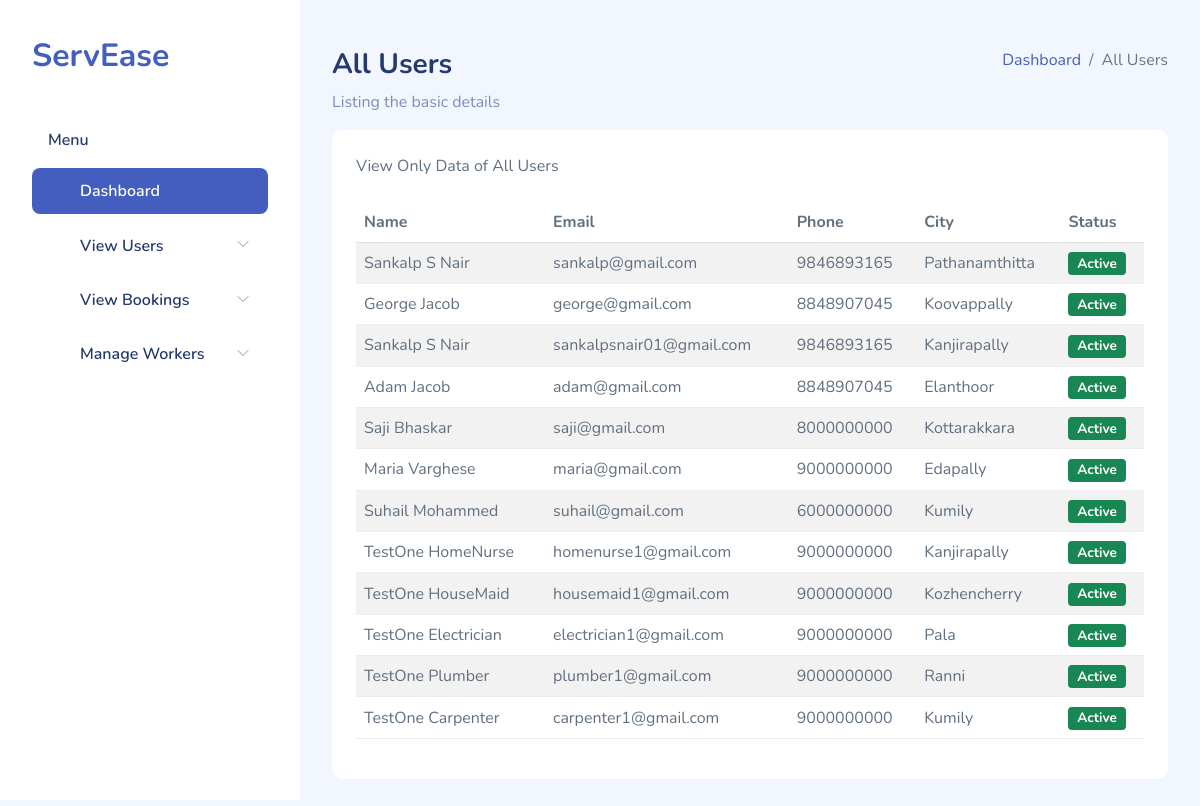
/full_users/, run on an earlier commit of the app's database.
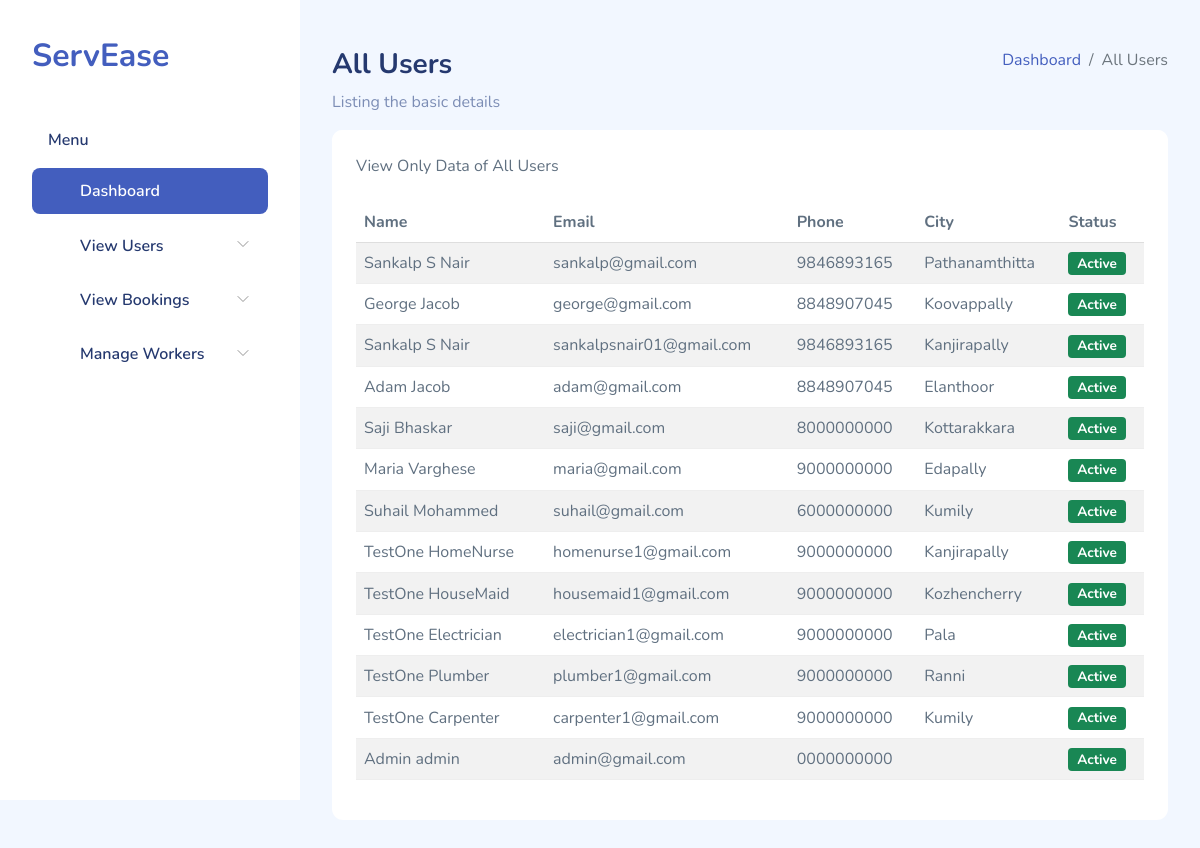
And on a later commit of the database.
### Home_app/models.py (models this page shows)
class Users(models.Model):
    user_id = models.AutoField(primary_key=True)
    firstname = models.CharField(max_length=20,blank=False)
    lastname = models.CharField(max_length=20,blank=False)
    email = models.EmailField(unique=True,blank=False)
    phone = models.CharField(max_length=10,null=True)
    address = models.TextField()
    place=models.CharField(max_length=30, blank=True)
    availability = models.IntegerField(default=0)
    district = models.CharField(max_length=20, blank=True)
    image = models.ImageField(upload_to='profile_pic', null=True, blank=True)
    password = models.CharField(max_length=256)
    usertype = models.CharField(max_length=20)
    active = models.BooleanField(default=True)

### Home_app/views.py (the view)
# urls.py: path('full_users/', views.Full_usersPage, name='full_users'),
def Full_usersPage(request):
    users = Users.objects.all()
    return render(request, 'admin_temp/full_users.html', {'users': users})

### templates/admin_temp/full_users.html (shortened to what the changed rows need)
{% load static %}
<!DOCTYPE html>
<html lang="en">
<head>
    <link rel="stylesheet" href="{% static 'adm_assets/css/bootstrap.css' %}">
    <link rel="stylesheet" href="{% static 'adm_assets/vendors/iconly/bold.css'%}">
    <link rel="stylesheet" href="{% static 'adm_assets/vendors/perfect-scrollbar/perfect-scrollbar.css' %}">
    <link rel="stylesheet" href="{% static 'adm_assets/vendors/bootstrap-icons/bootstrap-icons.css' %}">
    <link rel="stylesheet" href="{% static 'adm_assets/css/app.css' %}">
</head>
<body>
    <div id="app">
        <div id="main">
            <div class="page-heading">
                <section class="section">
                    <div class="card">
                        <div class="card-body">
                            <table class="table table-striped" id="table1">
                                <thead>
                                    <tr>
                                        <th>Name</th>
                                        <th>Email</th>
                                        <th>Phone</th>
                                        <th>City</th>
                                        <th>Status</th>
                                    </tr>
                                </thead>
                                <tbody>
                                    {% for user in users %}
                                    <tr>
                                        <td>{{ user.firstname }} {{ user.lastname }}</td>
                                        <td>{{ user.email }}</td>
                                        <td>{{ user.phone }}</td>
                                        <td>{{ user.place }}</td>
                                        <td>
                                            {% if user.availability %}
                                                <span class="badge bg-success">Active</span>
                                            {% else %}
                                                <span class="badge bg-danger">Inactive</span>
                                            {% endif %}
                                        </td>
                                    </tr>
                                    {% empty %}
                                    <tr>
                                        <td colspan="5">No workers found.</td>
                                    </tr>
                                    {% endfor %}
                                </tbody>
                            </table>
                        </div>
                    </div>
                </section>
            </div>
        </div>
    </div>
</body>
</html>

What changed in the data, as far as the page shows it:
added Users: firstname "Admin", lastname "admin", email "admin@gmail.com", phone "0000000000", availability "Active"
